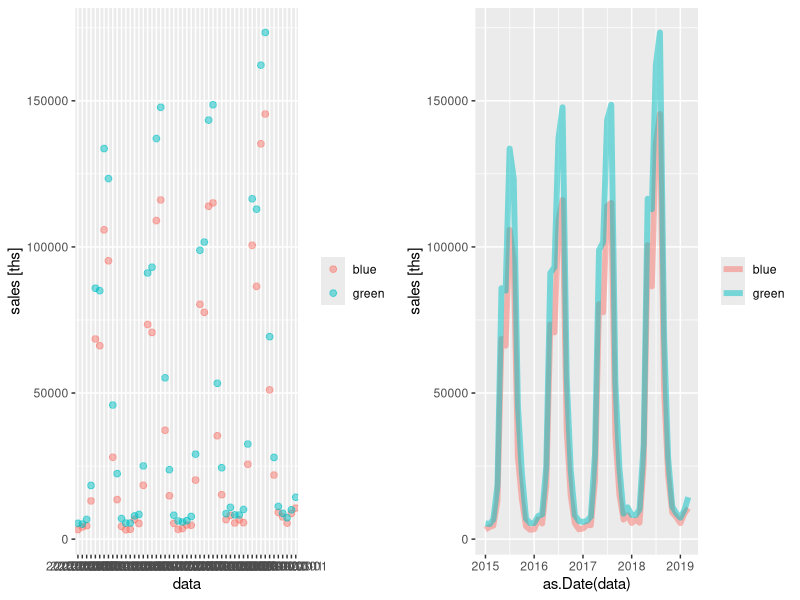

Recreate this plot in R.
library("ggplot2")
library("dplyr")
library("ggpubr")

dane <- read.csv(file= "MZM.csv", header=T, sep=";");

p1 <- ggplot() +
  geom_point(data=dane, mapping=aes(x=data, y=razem, colour="blue"), alpha=.5, size=2) +  geom_point(data=dane, mapping=aes(x=data, y=krajowi, colour="green"), alpha=.5, size=2) +  
  ylab(label="sales [ths]") +
  theme(legend.title=element_blank()) 

p2 <- ggplot() +
geom_line(data=dane, mapping=aes(x=as.Date(data), 
   y=razem, colour="blue"), alpha=.5, size=2) +  
geom_line(data=dane, mapping=aes(x=as.Date(data), y=krajowi, colour="green"), alpha=.5, size=2) +  
  ylab(label="sales [ths]") +
  theme(legend.title=element_blank()) 

ggarrange(p1, p2, ncol = 2, nrow = 1)
